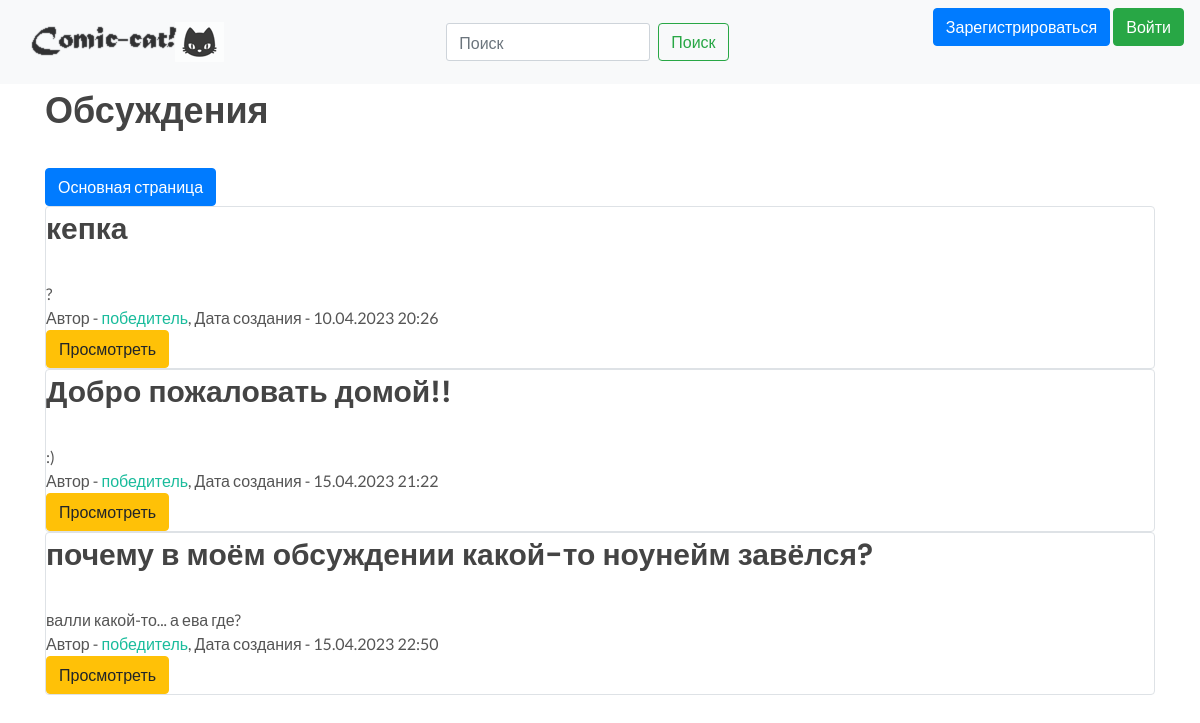
The app's page /discussions/, older data.
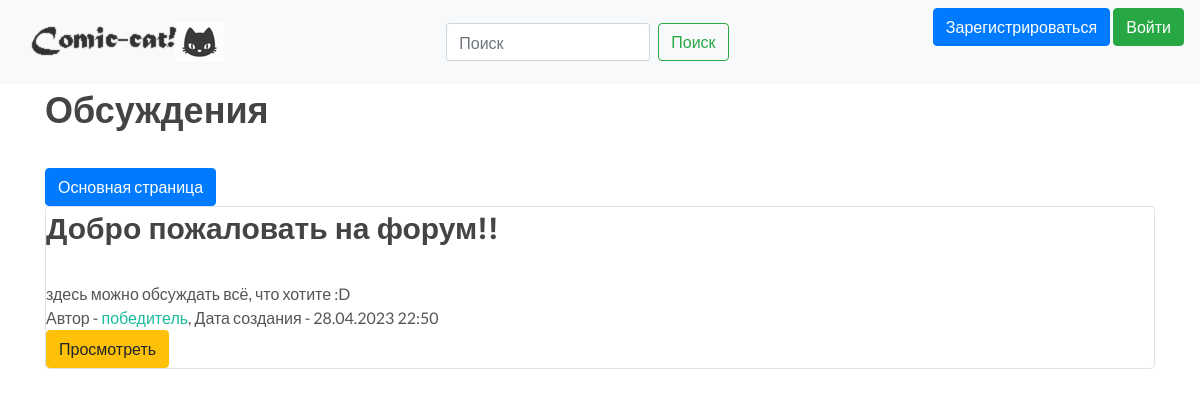
The same page, newer data.
### data/discussions.py (models this page shows)
class Discussions(SqlAlchemyBase, SerializerMixin):
    __tablename__ = 'discussions'
    id = sqlalchemy.Column(sqlalchemy.Integer,
                           primary_key=True, autoincrement=True)
    title = sqlalchemy.Column(sqlalchemy.String, nullable=True)
    content = sqlalchemy.Column(sqlalchemy.String, nullable=True)
    created_date = sqlalchemy.Column(sqlalchemy.DateTime,
                                     default=datetime.datetime.now)
    is_published = sqlalchemy.Column(sqlalchemy.Boolean, default=True)
    user_id = sqlalchemy.Column(sqlalchemy.Integer,
                                sqlalchemy.ForeignKey("users.id"))
    user = orm.relationship('User')
    posts = orm.relationship("Posts", back_populates='discussion')

### data/users.py (models this page shows, shortened)
class User(SqlAlchemyBase, UserMixin, SerializerMixin):
    __tablename__ = 'users'
    id = sqlalchemy.Column(sqlalchemy.Integer,
                           primary_key=True, autoincrement=True)
    name = sqlalchemy.Column(sqlalchemy.String, nullable=True)
    about = sqlalchemy.Column(sqlalchemy.String, nullable=True)
    email = sqlalchemy.Column(sqlalchemy.String,
                              index=True, unique=True, nullable=True)
    hashed_password = sqlalchemy.Column(sqlalchemy.String, nullable=True)
    created_date = sqlalchemy.Column(sqlalchemy.DateTime,
                                     default=datetime.datetime.now)
    comics = orm.relationship("Comics", back_populates='user')
    discussions = orm.relationship("Discussions", back_populates='user')
    posts = orm.relationship("Posts", back_populates='user')
    reviews = orm.relationship("Reviews", back_populates='user')

### main.py (the view)
@app.route("/discussions/")
def discussions():
    db_sess = db_session.create_session()
    discs = db_sess.query(Discussions)
    return render_template("discussions.html", discs=discs)

### data/db_session.py (called while the page is built)
def create_session() -> Session:
    global __factory
    return __factory()

### templates/discussions.html (shortened to what this page needs)
{% extends "base.html" %}
{% block content %}
<h1>Обсуждения</h1>
<a class="btn btn-primary " href="/">Основная страница</a>
{% for item in discs%}
<div class="col-md6 border rounded">
    <h2>{{item.title}}</h2>
    <div>
        {{item.content}}
    </div>
    <div>
        Автор - <a href="/users/{{ item.user.id }}"> {{item.user.name}}</a>, Дата создания - {{item.created_date.strftime('%d.%m.%Y %H:%M')}}
    </div>
    <div>
        <a href="/discussions/{{ item.id }}" class="btn btn-warning">
            Просмотреть
        </a>
    </div>
</div>
{% endfor %}
{% endblock %}

### templates/base.html (shortened to what this page needs)
<!doctype html>
<html lang="ru">
<head>
	<link rel="stylesheet" href="{{ url_for('static', filename='css/bootstrap.css') }}" type="text/css" />
	<link rel="stylesheet" href="{{ url_for('static', filename='css/style.css') }}" type="text/css" />
	<link rel="stylesheet" href="{{ url_for('static', filename='css/dark.css') }}" type="text/css" />
	<link rel="stylesheet" href="{{ url_for('static', filename='css/font-icons.css') }}" type="text/css" />
	<link rel="stylesheet" href="{{ url_for('static', filename='css/animate.css') }}" type="text/css" />
	<link rel="stylesheet" href="{{ url_for('static', filename='css/magnific-popup.css') }}" type="text/css" />
	<link rel="stylesheet" href="{{ url_for('static', filename='css/custom.css') }}" type="text/css" />
	<link rel="stylesheet" href="{{ url_for('static', filename='css/components/ion.rangeslider.css') }}" type="text/css" />
	<link rel="stylesheet" href="{{ url_for('static', filename='css/components/bs-filestyle.css') }}" type="text/css" />
</head>
<body>
<header>
    <nav class="navbar navbar-light bg-light">
        <a class="navbar-brand" href="/"><img src="{{ url_for('static', filename='images/logo.png') }}" alt="Comic-cat!" style="opacity:0.8; filter: alpha(opacity=80);"></a>
        <form action="/find" method="post" class="form-inline m-0">
			<input class="form-control mr-sm-2" type="search" placeholder="Поиск" name="findtext" aria-label="Поиск">
			<button class="btn btn-outline-success my-2 my-sm-0" type="submit">Поиск</button>
		</form>
        {% if current_user.is_authenticated %}
            <a class="navbar-brand" href="/logout">{{ current_user.name }}</a>
        {% else %}
            <p>
                <a class="btn btn-primary " href="/register">Зарегистрироваться</a>
                <a class="btn btn-success" href="/login">Войти</a>
            </p>
        {% endif %}
    </nav>
</header>
<main role="main" class="container">
    {% block content %}{% endblock %}
</main>
</body>
</html>

Row changes from the older to the newer data that the page shows:
removed Discussions: title "кепка", content "?", user.name "победитель", created_date "10.04.2023 20:26"
removed Discussions: title "Добро пожаловать домой!!", content ":)", user.name "победитель", created_date "15.04.2023 21:22"
removed Discussions: title "почему в моём обсуждении какой-то ноунейм завёлся?", content "валли какой-то... а ева где?", user.name "победитель", created_date "15.04.2023 22:50"
added Discussions: title "Добро пожаловать на форум!!", content "здесь можно обсуждать всё, что хотите :D", user.name "победитель", created_date "28.04.2023 22:50"
